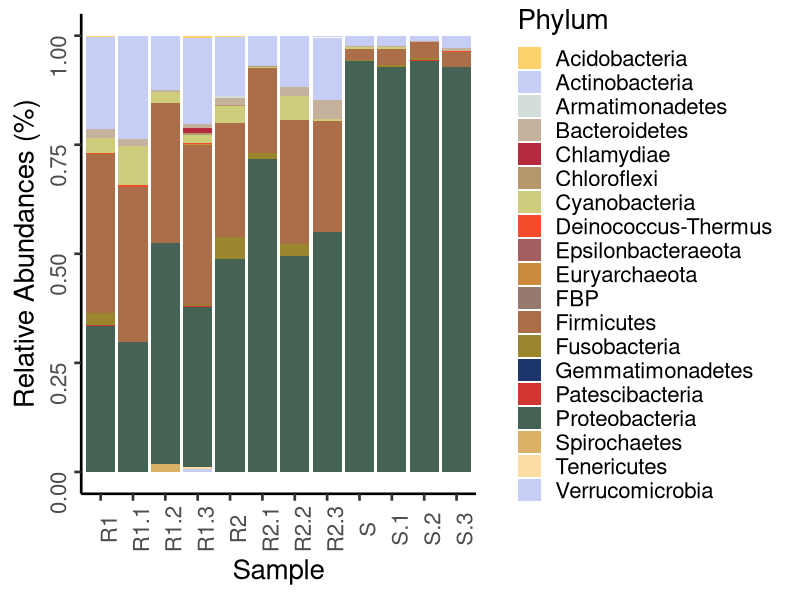

Source code (R): (Note: this script raises an error after producing the figure.)
#Libraries
library(reshape2)
library(ggplot2)
library(vegan)

#Graphs
phylum<-read.csv(file="Data/summer19_noEuk_OTU.csv", header=T)
mapping<-read.csv(file="Data/mapping_summer19.csv")

head(phylum)
head(mapping)

p.m<-melt(phylum)

dates<-as.vector(mapping$Date)

#Phylum Barplot
ggplot(p.m,aes(x=variable, y=value, fill=Phylum)) +geom_bar(stat = "identity") +
  xlab("Sample") +
  ylab("Relative Abundances (%)") +
  theme_bw(base_size = 20) +
  theme(panel.border = element_blank(), panel.grid.major = element_blank(),
        panel.grid.minor = element_blank(), axis.line = element_line(colour = "black")) + theme(axis.text = element_text(angle = 90)) + scale_fill_manual(values = c("#FCD16B","#C7CEF6","#D3DDDC","#C6B19D","#B62A3D","#B5966D","#CECD7B","#F24D29","#A35E60","#CC8B3C","#957A6D","#AC6E49","#9A872D","#1C366B","#D1362F","#456355","#DBB165","#FDDDA4", "#C7CEF6","#27223C"))

#Unifrac PcoA (Unweighted)
unifrac<-read.csv(file="Data/undistance-matrix.csv", header=T, row.names = 1)
unifrac.ord<-pcoa(unifrac)
uniord.s<-unifrac.ord$vectors
write.csv(uniord.s, file="Data/scores2.csv")
uniord.s<-read.csv(file="Data/scores2.csv", check.names = T)

ggplot(data.frame(uniord.s),aes(x=Axis.1, y=Axis.2, shape=Air.Type, color=Type)) + geom_point(size=7) +
  xlab("PcoA 1 (26.20%)") +
  ylab("PcoA 2 (14.90% )") +
  theme_bw(base_size = 20) +
  scale_color_manual(values=c("#F24D29", "#1DACE8", "#1C366B")) +
  theme(panel.border = element_blank(), panel.grid.major = element_blank(),
        panel.grid.minor = element_blank(), axis.line = element_line(colour = "black"   ))+theme(axis.text = element_text(angle = 90)) 

ps.disper <- betadisper(as.dist(unifrac), mapping$Type)
permutest(ps.disper, pair=TRUE)

# Function PcoA

fd<-read.csv(file="Data/pcoa_func.csv", header=T) #PCOA FROM QIIME2 PICRUST

ggplot(data.frame(fd),aes(x=Axis.1, y=Axis.2, shape=Air.Type, color=Type)) + geom_point(size=7) +
  xlab("PcoA 1 (65.44%)") +
  ylab("PcoA 2 (19.66% )") +
  theme_bw(base_size = 20) +
  scale_color_manual(values=c("#76A08A", "#541F12", "#A35E60")) +
  theme(panel.border = element_blank(), panel.grid.major = element_blank(),
        panel.grid.minor = element_blank(), axis.line = element_line(colour = "black")) +  theme(axis.text = element_text(angle = 90)) 


